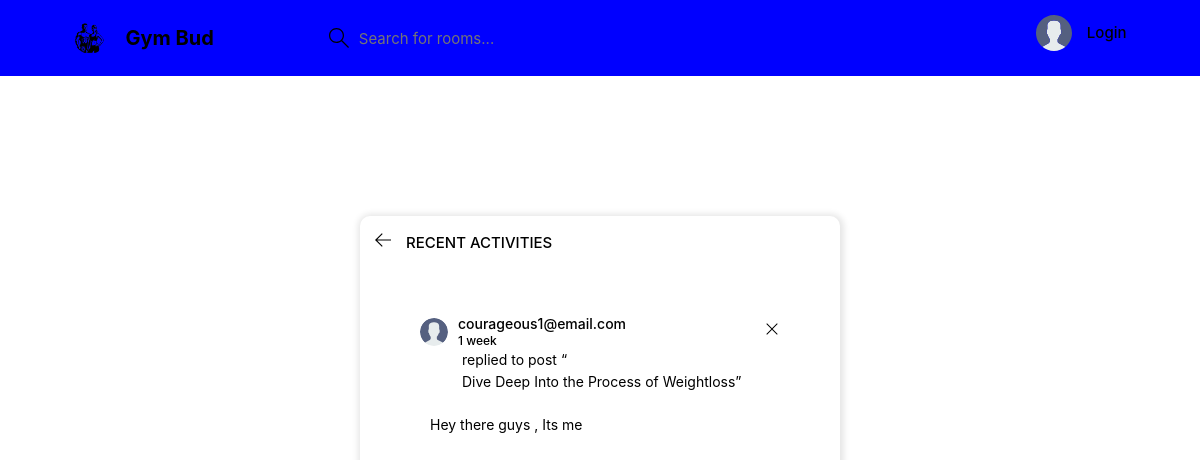
/activity/, run on an earlier commit of the app's database.
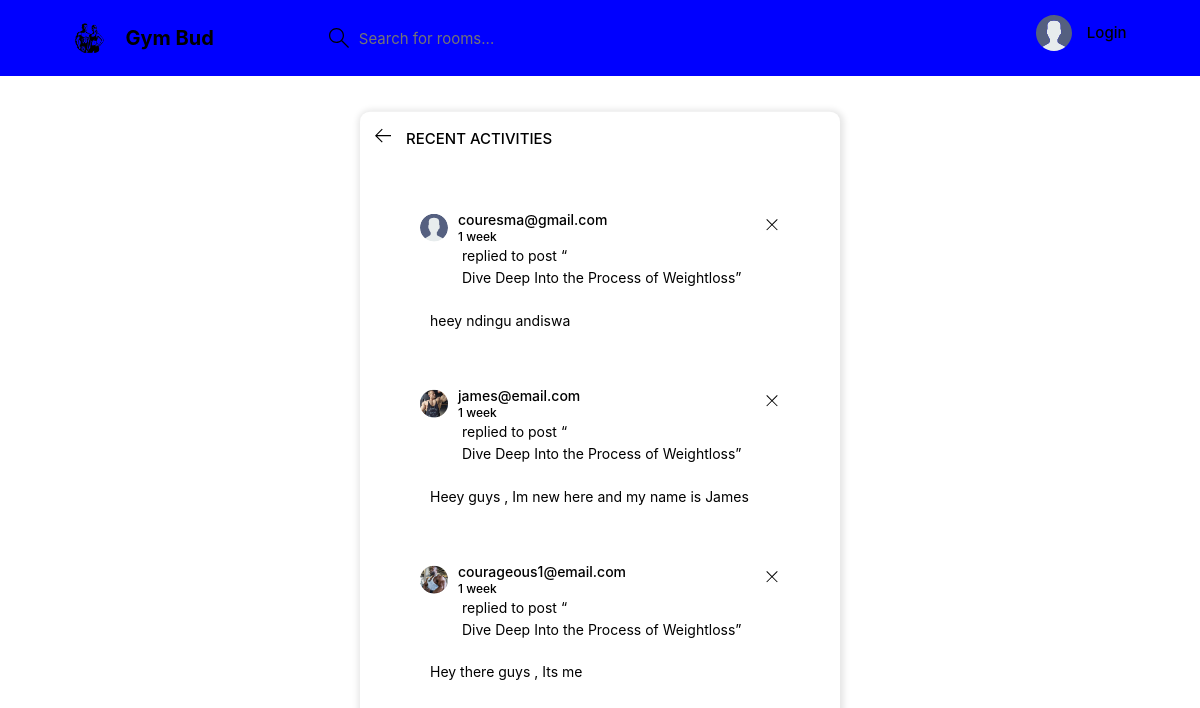
And on a later commit of the database.
### gym_bud_app/models.py (models this page shows, shortened)
class Message(models.Model):
    user = models.ForeignKey(User, on_delete=models.CASCADE)
    room = models.ForeignKey(Room, on_delete=models.CASCADE)
    body = models.TextField()
    update = models.DateTimeField(auto_now=True)
    created = models.DateTimeField(auto_now_add=True)
    class Meta:
        ordering = ['-created']

class User(AbstractUser):
    name = models.CharField(max_length=200,null=True)
    email = models.EmailField(unique=True)
    bio = models.TextField(null=True)
    avatar = models.ImageField(null=True, default="avatar.svg")
    USERNAME_FIELD = 'email'
    REQUIRED_FIELDS = []

class Room(models.Model):
    host = models.ForeignKey(User, models.SET_NULL, null=True)
    topic = models.ForeignKey(Topic, models.SET_NULL, null=True)
    name = models.CharField(max_length=200)
    description = models.TextField(null=True, blank=True)
    participants = models.ManyToManyField(User, related_name='participants', blank=True)
    updated = models.DateTimeField(auto_now=True)
    created = models.DateTimeField(auto_now_add=True)
    class Meta:
        ordering = ['-updated','-created']
    def __str__(self):
        return self.name

### gym_bud_app/views.py (the view)
# urls.py: path('activity/', activityPage, name='activity' ),
def activityPage(request):
    room_messages = Message.objects.all()
    return render(request,'base/activity.html', {'room_messages': room_messages })

### gym_bud_app/templates/base/activity.html
{% extends 'main.html' %}{% block content%} {% load static %}
<main class="layout">
  <div class="container">
    <div class="layout__box">
      <div class="layout__boxHeader">
        <div class="layout__boxTitle">
          <a href="{% url 'home' %}">
            <svg
              version="1.1"
              xmlns="http://www.w3.org/2000/svg"
              width="32"
              height="32"
              viewBox="0 0 32 32"
            >
              <title>arrow-left</title>
              <path
                d="M13.723 2.286l-13.723 13.714 13.719 13.714 1.616-1.611-10.96-10.96h27.625v-2.286h-27.625l10.965-10.965-1.616-1.607z"
              ></path>
            </svg>
          </a>
          <h3>Recent Activities</h3>
        </div>
      </div>
      <div class="activities-page layout__body">
        {% for message in room_messages %}
        <div class="activities__box">
          <div class="activities__boxHeader roomListRoom__header">
            <a
              href="{% url 'user-profile' message.user.id %}"
              class="roomListRoom__author"
            >
              <div class="avatar avatar--small">
                <img src="{{message.user.avatar.url}}" />
              </div>
              <p>
                {{message.user}}
                <span>{{message.created|timesince}}</span>
              </p>
            </a>
            <div class="roomListRoom__actions">
              <a href="#">
                <svg
                  version="1.1"
                  xmlns="http://www.w3.org/2000/svg"
                  width="32"
                  height="32"
                  viewBox="0 0 32 32"
                >
                  <title>remove</title>
                  <path
                    d="M27.314 6.019l-1.333-1.333-9.98 9.981-9.981-9.981-1.333 1.333 9.981 9.981-9.981 9.98 1.333 1.333 9.981-9.98 9.98 9.98 1.333-1.333-9.98-9.98 9.98-9.981z"
                  ></path>
                </svg>
              </a>
            </div>
          </div>
          <div class="activities__boxContent">
            <p>
              replied to post “<a href="{% url 'room' message.room.id %}"
                >{{message.room}}</a
              >”
            </p>
            <div class="activities__boxRoomContent">{{message.body}}</div>
          </div>
        </div>
        {% endfor %}
      </div>
    </div>
  </div>
</main>
{% endblock %}

What changed in the data, as far as the page shows it:
added Message: user.avatar (placeholder picture), user "couresma@gmail.com", created "1 week", room "Dive Deep Into the Process of Weightloss", body "heey ndingu andiswa"
added Message: user.avatar (picture), user "james@email.com", created "1 week", room "Dive Deep Into the Process of Weightloss", body "Heey guys , Im new here and my name is James"
changed through a linked row, Message "Hey there guys , Its me": user.avatar: picture added in place of a placeholder
